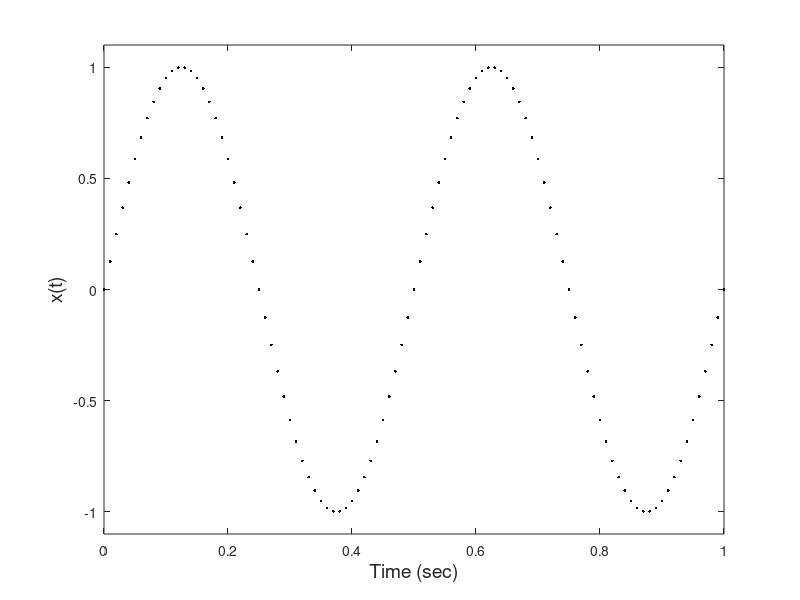

Source code (MATLAB):
% Example 1.2 Generate a discrete 2 Hz sine wave using MATLAB.  
%  Assume a sample time of 0.01 sec. and use enough points to make 
%  the sine wave 1 sec. long; i.e., the total time, TT should be 1 sec.
%
clear all; close all;
Ts = .01;               % Define Ts = .01 sec
TT = 1;                 % Define total time = 1 sec
f = 2;                  % Define frequency = 2 Hz
t = 0:Ts:1;             % Generate time vector
x = sin(2*pi*f*t);      % Generate desired sine wave
plot(t,x,'.k');          % Plot sine wave
xlabel('Time (sec)','FontSize',14);   % and label
ylabel('x(t)','FontSize',14);
axis([0 1 -1.1 1.1]);